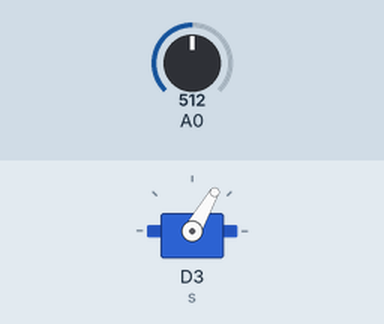
The sketch below on a simulated ESP8266 (NodeMCU). Shown: servo. The inputs (shaded band) are chosen by the test bench; at power-on: A0 = 512.

Above: at 1.5 s.
1.6 s: A0 set to 219
5.0 s: A0 set to 184
At 5.8 s:
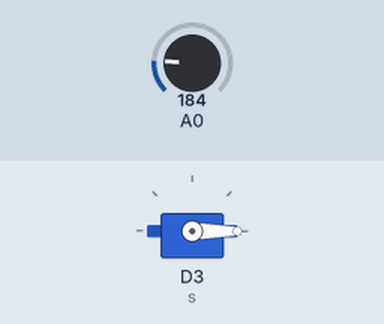
6.7 s: A0 set to 210
At 10.0 s:
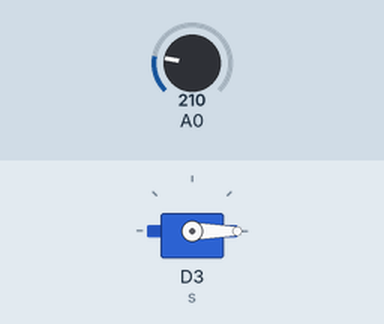
10.1 s: A0 set to 190
At 10.7 s:
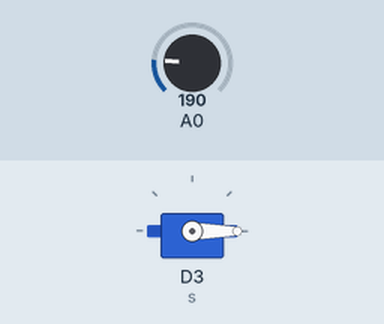
Timing chart, 0 to 12.6 s (numbered marks = the images above; inputs shaded):
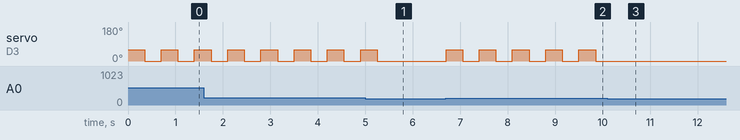

The sketch:

lab3_instument2.ino
```cpp
#include <Servo.h>

Servo s;
int sw;

void setup() {
  s.attach(D3);
  pinMode(D1, INPUT);
  s.write(0);
}

void loop() {
  // put your main code here, to run repeatedly:
  sw = analogRead(D1);
  if (sw > 200)
  {
    s.write(60);
    delay(350);
    s.write(0);
    delay(350);
  }
}
```

Measured:
- the behaviour switches between 201 and 200 on A0 (found by bisection; images 0 and 1)
- after the input at 5.0 s, servo on D3 (s): goes on until 5.3 s, then stays 0°
- after the input at 6.7 s, servo on D3 (s): alternates 60° for 0.35 s and 0° for 0.35 s, starting at once
- after the input at 10.1 s, servo on D3 (s): stops changing and stays 0°
- by itself, servo on D3 (s): alternates 60° for 0.35 s and 0° for 0.35 s
